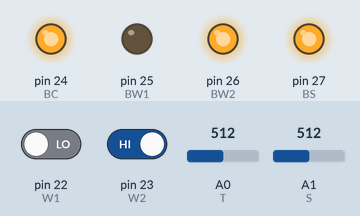
Simulated run of this sketch. Board: Arduino Mega 2560, built with avr-gcc and run on an emulated ATmega2560. Shown: output pins drawn as LEDs (lit = HIGH). Inputs (shaded band) come from the test bench; at power-on: A1 (S) = 512, A0 (T) = 512, pin 23 (W2) HIGH, pin 22 (W1) LOW. Pins used as bus, display or sensor lines are not drawn.

Above: at 3.8 s.
3.9 s: A1 (S) set to 310
7.8 s: A1 (S) set to 282
At 9.9 s:
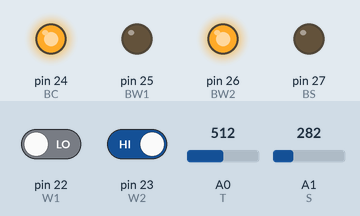
11.7 s: A0 (T) set to 75
15.6 s: A0 (T) set to 65
At 18.8 s:
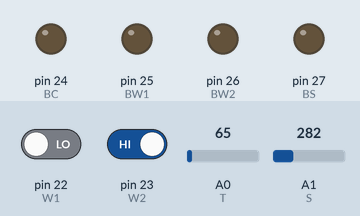
19.5 s: A1 (S) set to 306
At 21.4 s:
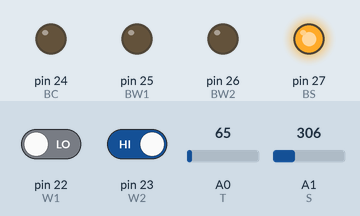
23.4 s: pin 23 (W2) driven LOW
Timing chart, 0 to 26.4 s (numbered marks = the images above; inputs shaded):
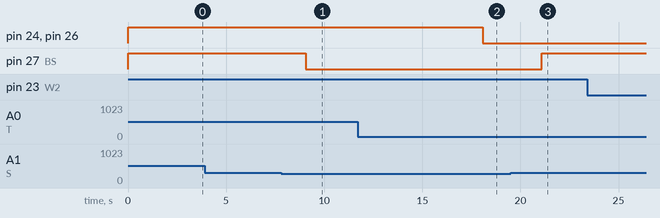

The sketch:

final_code.ino
```cpp
#include <SoftwareSerial.h>
int bluetoothTx = 15 ;
int bluetoothRx = 14 ;
SoftwareSerial app (bluetoothTx, bluetoothRx);
int T = A0 ;
int S = A1 ;
int W1 = 22 ;
int W2 = 23 ;
int BC = 24 ;
int BW1 = 25 ;
int BW2 = 26 ;
int BS = 27 ;


void setup() {
    // Begin the serial monitor at 9600bps

   app.begin(9600);
  app.print("$");
  app.print("$");
  app.print("$");
  app.println("U,9600,N");
  app.begin(9600);
   Serial.begin(9600);
  pinMode(T, INPUT );
  pinMode(S, INPUT);
  pinMode(W1, INPUT);
  pinMode(W2, INPUT);
  pinMode(BC, OUTPUT);
  pinMode( BW1, OUTPUT);
  pinMode(BW2, OUTPUT);
  pinMode(BS, OUTPUT);

}

void loop() {
float current_temp = analogRead(T);
int smoke        = analogRead(S);
current_temp       = (5 * current_temp * 100 )/1024 ;

int first_way = digitalRead (W1);
int second_way = digitalRead ( W2) ;


if ( current_temp > 35 && first_way == HIGH && second_way == LOW   ) {

        digitalWrite ( BW1 , HIGH ) ;
        digitalWrite ( BW2 , LOW )  ;
          digitalWrite ( BC , HIGH )  ;
   app.print((int)current_temp );
    app.print("|");

     app.print(1);
        app.print("|");
}
else if ( current_temp > 35 && first_way == LOW && second_way == HIGH  ) {
   digitalWrite ( BW1 , LOW ) ;
   digitalWrite ( BW2 , HIGH )  ;
    digitalWrite ( BC , HIGH )  ;
  app.print((int)current_temp );
    app.print("|");

     app.print(2);
        app.print("|");
}
else if ( current_temp > 35 && second_way == LOW && first_way == LOW  ) {

      digitalWrite ( BW1 , LOW )  ;
        digitalWrite ( BW2 , LOW )  ;
         digitalWrite ( BC , HIGH )  ;

  app.print((int)current_temp );
    app.print("|");

     app.print(3);
        app.print("|");


}
else if ( current_temp > 35 && second_way == HIGH && first_way == HIGH  ) {

      digitalWrite ( BW1 , HIGH)  ;
        digitalWrite ( BW2 , HIGH ) ;
         digitalWrite ( BC , HIGH )  ;

  app.print((int)current_temp );
    app.print("|");

     app.print(3);
        app.print("|");


}
//////////////////////////////////////////////////////////////////////////////////////////
else if ( current_temp <= 35 && second_way == HIGH && first_way == LOW  ) {

      digitalWrite ( BW1 , LOW )  ;
        digitalWrite ( BW2 , LOW )  ;
         digitalWrite ( BC , LOW )  ;

  app.print((int)current_temp );
    app.print("|");

     app.print(3);
        app.print("|");


}
else if ( current_temp <= 35 && second_way == LOW && first_way == HIGH  ) {
        noTone(24) ;
      digitalWrite ( BW1 , LOW )  ;
        digitalWrite ( BW2 , LOW )  ;
         digitalWrite ( BC , LOW )  ;

  app.print((int)current_temp );

    app.print("|");
     app.print(3);
        app.print("|");


}
else if ( current_temp <= 35 && second_way == LOW && first_way == LOW  ) {
           noTone(24) ;
      digitalWrite ( BW1 , LOW )  ;
        digitalWrite ( BW2 , LOW )  ;
         digitalWrite ( BC , LOW )  ;

  app.print((int)current_temp );

    app.print("|");
     app.print(3);
        app.print("|");


}
else if ( current_temp <= 35 && second_way == HIGH && first_way == HIGH  ) {


      digitalWrite ( BW1 , LOW )  ;
        digitalWrite ( BW2 , LOW )  ;
          digitalWrite ( BC , LOW )  ;

  app.print((int)current_temp );

    app.print("|");
     app.print(3);
        app.print("|");


}
int i=smoke/5;
if ( smoke > 300 ) {
  digitalWrite ( BS , HIGH )  ;
  app.print ( i ) ;


}
if ( smoke <= 300 ) {
  digitalWrite ( BS , LOW )  ;
  app.print ( i ) ;


}
delay (3000) ;  }


/*#include <SimpleDHT.h>
int pinDHT11 = 2;
SimpleDHT11 dht11;
#define light (A1)
int lvl;
void setup() {
Serial.begin(9600);
}

void loop() {

byte temperature = 0;
byte humidity = 0;
if (dht11.read(pinDHT11, &temperature, &humidity, NULL ))
{
return;
}
lvl = analogRead(light);
Serial.print((int)temperature);
Serial.print(” C”);
Serial.print(“|”);

delay(5000);
}  */
```

Measured:
- the behaviour switches between 301 and 300 on A1 (S) (found by bisection; images 0 and 1)
- the behaviour switches between 72 and 71 on A0 (T) (found by bisection; images 1 and 2)
- after the input at 3.9 s, every drawn part: stays the same
- after the input at 7.8 s, pin 27 (BS): HIGH → LOW after 1.3 s
- after the input at 11.7 s, every drawn part: stays the same
- after the input at 15.6 s, pin 24 (BC), pin 26 (BW2): HIGH → LOW after 2.5 s
- after the input at 19.5 s, pin 27 (BS): LOW → HIGH after 1.6 s
